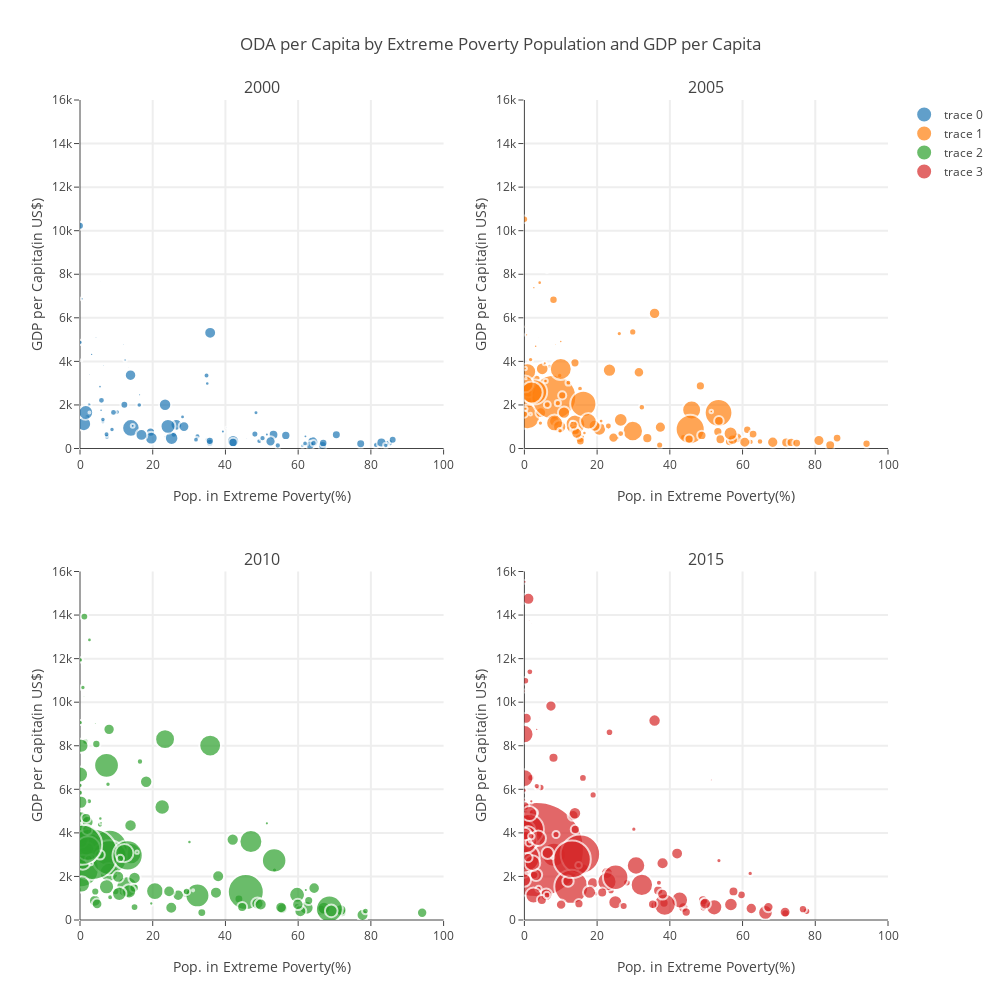

The notebook cell saved with this chart:
### Code cell
fig = go.Figure()
fig = tools.make_subplots(
        rows=2, 
        cols=2, 
        subplot_titles=oda_gdp_ext_poverty_2000_2015['Year'].unique(),
        vertical_spacing=0.15)

bubbles = []
for year in oda_gdp_ext_poverty_2000_2015['Year'].unique():
    yearly_oda_gdp_ext_pov = oda_gdp_ext_poverty_2000_2015[oda_gdp_ext_poverty_2000_2015['Year'] == year]
    
    year_bubble = go.Scatter(
        x=yearly_oda_gdp_ext_pov['Extreme Poverty(% pop)'],
        y=yearly_oda_gdp_ext_pov['GDP per Capita(US$)'],
        mode='markers',
        text=yearly_oda_gdp_ext_pov['text'],
        marker=dict(
            symbol='circle',
            sizemode='area',
            size=yearly_oda_gdp_ext_pov['ODA per capita(US$)'],
            line=dict(
                width=2
            ),
        )
    )
    bubbles.append(year_bubble)

for i in range(4):
    col = i%2 + 1
    row = i//2 + 1
    fig.append_trace(bubbles[i], row, col)

    
fig['layout'].update(
    go.Layout(
        title='ODA per Capita by Extreme Poverty Population and GDP per Capita',
        width=1000,
        height=1000,
        xaxis1=go.layout.XAxis(title='Pop. in Extreme Poverty(%)', range=[0, 100], zerolinewidth=1, ticklen=5, gridwidth=2),
        xaxis2=go.layout.XAxis(title='Pop. in Extreme Poverty(%)', range=[0, 100], zerolinewidth=1, ticklen=5, gridwidth=2),
        xaxis3=go.layout.XAxis(title='Pop. in Extreme Poverty(%)', range=[0, 100], zerolinewidth=1, ticklen=5, gridwidth=2),
        xaxis4=go.layout.XAxis(title='Pop. in Extreme Poverty(%)', range=[0, 100], zerolinewidth=1, ticklen=5, gridwidth=2),

        yaxis1=go.layout.YAxis(title='GDP per Capita(in US$)', range=[0, 16000], ticklen=5,gridwidth=2),
        yaxis2=go.layout.YAxis(title='GDP per Capita(in US$)', range=[0, 16000], ticklen=5,gridwidth=2),
        yaxis3=go.layout.YAxis(title='GDP per Capita(in US$)', range=[0, 16000], ticklen=5,gridwidth=2),
        yaxis4=go.layout.YAxis(title='GDP per Capita(in US$)', range=[0, 16000], ticklen=5,gridwidth=2)
    )
)

iplot(fig)
